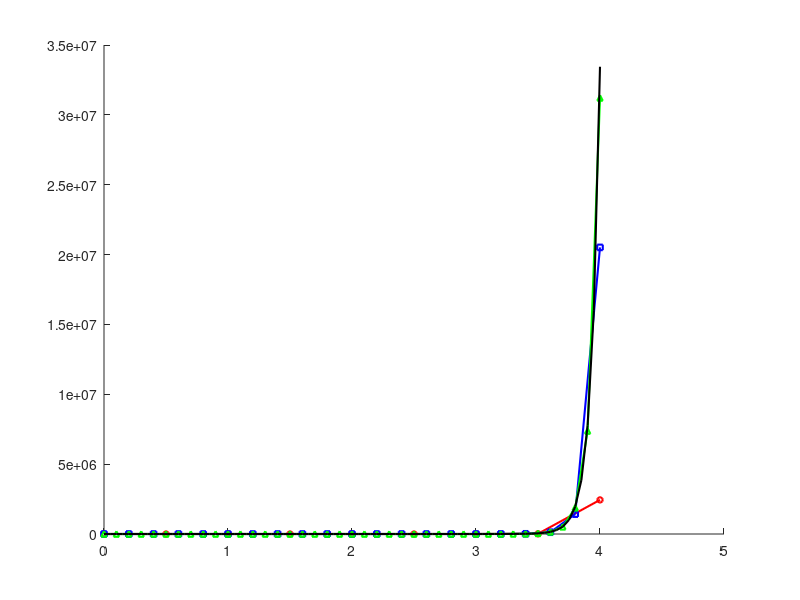

Source code (MATLAB): (Note: this script raises an error after producing the figure.)
clear all; clc; close all;

f = @(x, y) (y .* x.^2) - y;

x0 = 0;
y0 = 1;
x_target = 4;
dx_list = [0.5, 0.2, 0.1, 0.05];

figure('Name', 'Metode Runge-Kutta Orde 4', 'NumberTitle', 'off');
hold on;
colors = {'r', 'b', 'g', 'k'};
markers = {'o-', 's-', '^-', '-'};

for j = 1:length(dx_list)
    h = dx_list(j);
    n = round((x_target - x0) / h);
    
    X = zeros(n+1, 1);
    Y = zeros(n+1, 1);
    
    X(1) = x0;
    Y(1) = y0;
    
    for i = 1:n
        xi = X(i);
        yi = Y(i);
        
        k1 = h * f(xi, yi);
        k2 = h * f(xi + 0.5*h, yi + 0.5*k1);
        k3 = h * f(xi + 0.5*h, yi + 0.5*k2);
        k4 = h * f(xi + h,     yi + k3);
        
        Y(i+1) = yi + (k1 + 2*k2 + 2*k3 + k4) / 6;
        X(i+1) = xi + h;
    end
    
    fprintf('\n==========================================\n');
    fprintf(' HASIL METODE RK4 (Delta x = %.2f) \n', h);
    fprintf('==========================================\n');
    fprintf('Iter\t x\t\t y (RK4)\n');
    fprintf('------------------------------------------\n');
    
    for m = 1:length(X)
        fprintf('%d\t\t %.2f\t %.5f\n', m-1, X(m), Y(m));
    end
    
    label_name = sprintf('\\Delta x = %.2f', h);
    plot(X, Y, markers{j}, 'Color', colors{j}, 'LineWidth', 1.5, ...
         'DisplayName', label_name, 'MarkerSize', 4);
end

title(['Grafik Penyelesaian PDB Metode Runge-Kutta Orde 4: dy/dx = yx^2 - y'], ["Feby Syarief A-0087-Ose C"]);
xlabel('Nilai x');
ylabel('Nilai y');
legend('show', 'Location', 'southwest');
grid on;
hold off;
